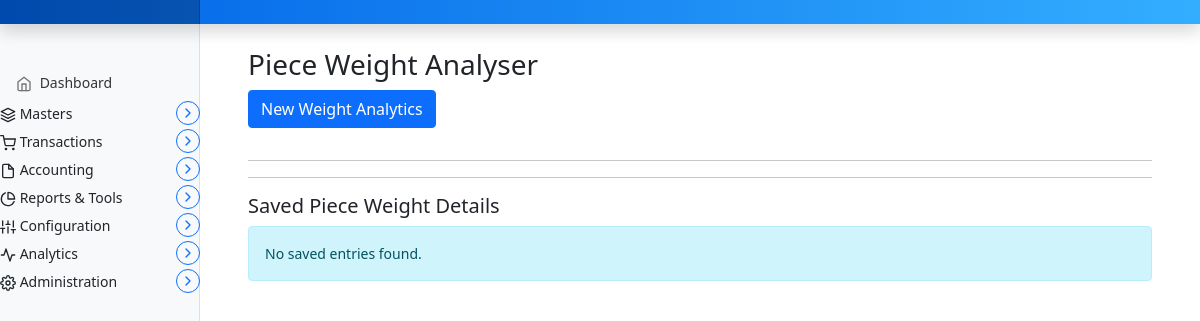
The app's page /invoice/analytics/piece-weight-analyser (signed in), older data.
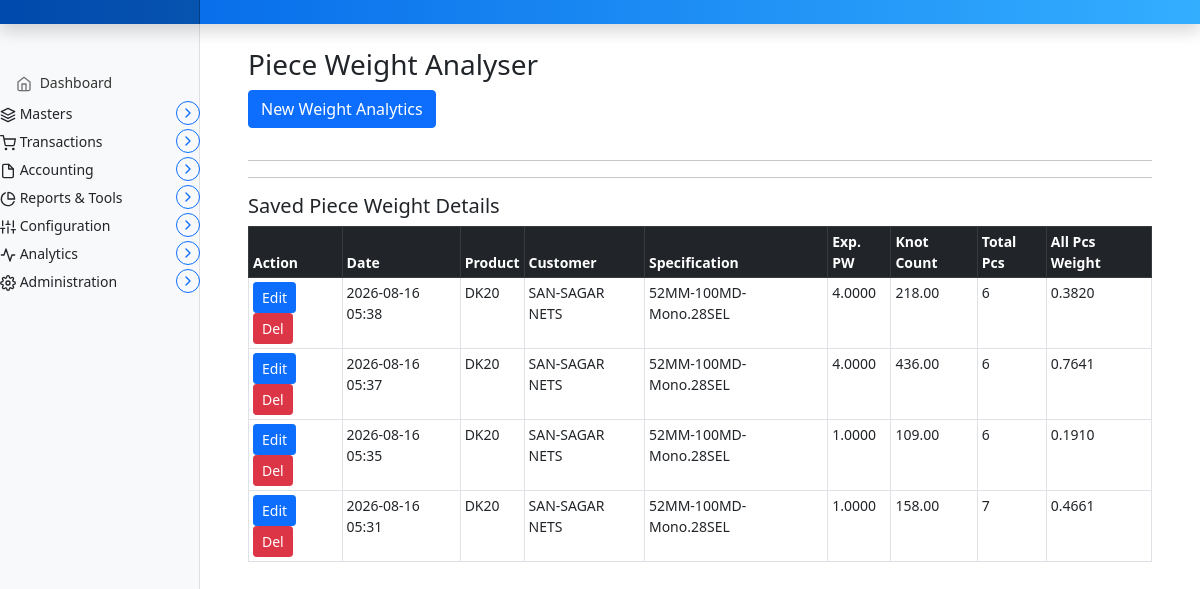
The same page, newer data.
### marania_invoice_app/models.py (models this page shows, shortened)
class PieceWeightAnalyser(models.Model):
    pwa_key = models.AutoField(primary_key=True)
    product = models.CharField(max_length=100, blank=True, null=True)
    customer = models.CharField(max_length=255, blank=True, null=True)
    specification = models.CharField(max_length=255, blank=True, null=True)
    mm = models.CharField(max_length=50, blank=True, null=True)
    md = models.CharField(max_length=50, blank=True, null=True)
    sel = models.CharField(max_length=50, blank=True, null=True)
    pw = models.CharField(max_length=50, blank=True, null=True)
    quantity = models.CharField(max_length=50, blank=True, null=True)
    unit = models.CharField(max_length=20, default='KG')
    addl_mesh_size = models.DecimalField(max_digits=10, decimal_places=2, blank=True, null=True)
    groups_data = models.TextField(blank=True, null=True)
    exp_piece_weight = models.DecimalField(max_digits=10, decimal_places=4, blank=True, null=True)
    multiplier = models.DecimalField(max_digits=10, decimal_places=2, default=1)
    knot_count = models.DecimalField(max_digits=15, decimal_places=2, blank=True, null=True)
    total_pcs = models.IntegerField(blank=True, null=True)
    all_pcs_weight = models.DecimalField(max_digits=15, decimal_places=4, blank=True, null=True)
    all_specs = models.JSONField(blank=True, null=True)
    order_date = models.CharField(max_length=50, blank=True, null=True)
    order_number = models.CharField(max_length=100, blank=True, null=True)
    order_key = models.IntegerField(blank=True, null=True)
    created_at = models.DateTimeField(auto_now_add=True)
    updated_at = models.DateTimeField(auto_now=True)
    class Meta:
        ordering = ['-created_at', '-pwa_key']

### marania_invoice_app/views.py (the view, shortened to what this page needs)
# urls.py: path('analytics/piece-weight-analyser', views.piece_weight_analyser_view, name='piece_weight_analyser'),
@login_required
def piece_weight_analyser_view(request):
    from .models import Order, OrderSpecification, Product, MaterialConversionRatio, PieceWeightAnalyser
    import json
    orders = Order.objects.exclude(status__in=["Completed", "Cancelled", "Rejected"]).select_related().prefetch_related("specifications")
    orders_data = []
    for o in orders:
        specs = o.specifications.all()
        specs_list = []
        for sp in specs:
            specs_list.append({
                "mesh_size": str(sp.mesh_size) if sp.mesh_size else "",
                "mesh_depth": sp.mesh_depth or "",
                "salvage": sp.salvage or "",
                "piece_weight": sp.piece_weight or "",
                "no_of_pcs": sp.no_of_pcs or "",
                "colour": sp.colour or "",
            })
        first_spec = specs.first()
        orders_data.append({
            "order_key": o.order_key,
            "order_number": o.order_number,
            "customer": o.customer,
            "twine": o.twine,
            "quantity": str(o.quantity),
            "quantity_unit": o.quantity_unit or "KG",
            "order_date": o.order_date.strftime("%Y-%m-%d") if o.order_date else "",
            "specification": f"{first_spec.mesh_size or ''}MM-{first_spec.mesh_depth or ''}MD-{first_spec.salvage or ''}SEL" if first_spec else "",
            "mm": str(first_spec.mesh_size) if first_spec and first_spec.mesh_size else "",
            "md": first_spec.mesh_depth if first_spec else "",
            "sel": first_spec.salvage if first_spec else "",
            "pw": first_spec.piece_weight if first_spec else "",
            "product_code": o.twine or "",
            "all_specs": specs_list,
        })
    products = Product.objects.all().order_by("code")
    conversion_ratios = MaterialConversionRatio.objects.all().order_by("material_code")
    twine_options = [{"code": r.material_code, "ratio": str(r.conversion_ratio), "base_ratio": str(r.base_conversion_ratio), "multiplier": str(r.multiplier), "label": f"{r.material_code}-{r.conversion_ratio}"} for r in conversion_ratios]
    saved_entries = PieceWeightAnalyser.objects.all()
    saved_data = []
    for s in saved_entries:
        saved_data.append({
            "pwa_key": s.pwa_key,
            "product": s.product or "",
            "customer": s.customer or "",
            "specification": s.specification or "",
            "mm": s.mm or "",
            "md": s.md or "",
            "sel": s.sel or "",
            "pw": s.pw or "",
            "quantity": s.quantity or "",
            "unit": s.unit or "KG",
            "addl_mesh_size": str(s.addl_mesh_size) if s.addl_mesh_size else "",
            "groups_data": s.groups_data or "[]",
            "exp_piece_weight": str(s.exp_piece_weight) if s.exp_piece_weight else "",
            "multiplier": str(s.multiplier) if s.multiplier else "1",
            "knot_count": str(s.knot_count) if s.knot_count else "",
            "total_pcs": s.total_pcs or 0,
            "all_pcs_weight": str(s.all_pcs_weight) if s.all_pcs_weight else "",
            "all_specs": s.all_specs or [],
            "order_date": s.order_date or "",
            "order_number": s.order_number or "",
            "order_key": s.order_key or "",
            "created_at": s.created_at.strftime("%Y-%m-%d %H:%M") if s.created_at else "",
        })
    context = {
        "orders_json": orders_data,
        "products": products,
        "twine_options_json": twine_options,
        "saved_entries": saved_data,
    }
    return render(request, "marania_invoice_app/piece_weight_analyser.html", context)

### templates/marania_invoice_app/piece_weight_analyser.html (shortened to what this page needs)
{% extends 'partials/base.html' %}
{% load static %}
{% block main %}
<main class="col-md-9 ms-sm-auto col-lg-10 px-md-4">
  <div class="container my-4">
    <h3>Piece Weight Analyser</h3>
    <button class="btn btn-primary mb-3" type="button"
            data-bs-toggle="collapse"
            data-bs-target="#pwaForm">
      New Weight Analytics
    </button>
    <hr>
    <hr>
    <h5>Saved Piece Weight Details</h5>
    {% if saved_entries %}
    <div class="table-responsive">
      <table class="table table-bordered table-hover table-sm" id="saved-pwa-table">
        <thead class="table-dark">
          <tr>
            <th>Action</th>
            <th>Date</th>
            <th>Product</th>
            <th>Customer</th>
            <th>Specification</th>
            <th>Exp. PW</th>
            <th>Knot Count</th>
            <th>Total Pcs</th>
            <th>All Pcs Weight</th>
          </tr>
        </thead>
        <tbody>
          {% for s in saved_entries %}
          <tr>
            <td>
              <button type="button" class="btn btn-primary btn-sm load-pwa" data-key="{{ s.pwa_key }}">Edit</button>
              <button type="button" class="btn btn-danger btn-sm delete-pwa" data-key="{{ s.pwa_key }}">Del</button>
            </td>
            <td>{{ s.created_at }}</td>
            <td>{{ s.product }}</td>
            <td>{{ s.customer }}</td>
            <td>{{ s.specification }}</td>
            <td>{{ s.exp_piece_weight }}</td>
            <td>{{ s.knot_count }}</td>
            <td>{{ s.total_pcs }}</td>
            <td>{{ s.all_pcs_weight }}</td>
          </tr>
          {% endfor %}
        </tbody>
      </table>
    </div>
    {% else %}
    <div class="alert alert-info">No saved entries found.</div>
    {% endif %}
  </div>
</main>
{% endblock %}

Row changes from the older to the newer data that the page shows:
added PieceWeightAnalyser: created_at "2026-08-16 05:38", product "DK20", customer "SAN-SAGAR NETS", specification "52MM-100MD-Mono.28SEL", exp_piece_weight "4.0000", knot_count "218.00", total_pcs "6", all_pcs_weight "0.3820"
added PieceWeightAnalyser: created_at "2026-08-16 05:37", product "DK20", customer "SAN-SAGAR NETS", specification "52MM-100MD-Mono.28SEL", exp_piece_weight "4.0000", knot_count "436.00", total_pcs "6", all_pcs_weight "0.7641"
added PieceWeightAnalyser: created_at "2026-08-16 05:35", product "DK20", customer "SAN-SAGAR NETS", specification "52MM-100MD-Mono.28SEL", exp_piece_weight "1.0000", knot_count "109.00", total_pcs "6", all_pcs_weight "0.1910"
added PieceWeightAnalyser: created_at "2026-08-16 05:31", product "DK20", customer "SAN-SAGAR NETS", specification "52MM-100MD-Mono.28SEL", exp_piece_weight "1.0000", knot_count "158.00", total_pcs "7", all_pcs_weight "0.4661"
Text that changed along with them:
text no longer shown: "No saved entries found."
text now shown: "Action Date Product Customer Specification Exp. PW Knot Count Total Pcs All Pcs Weight"
